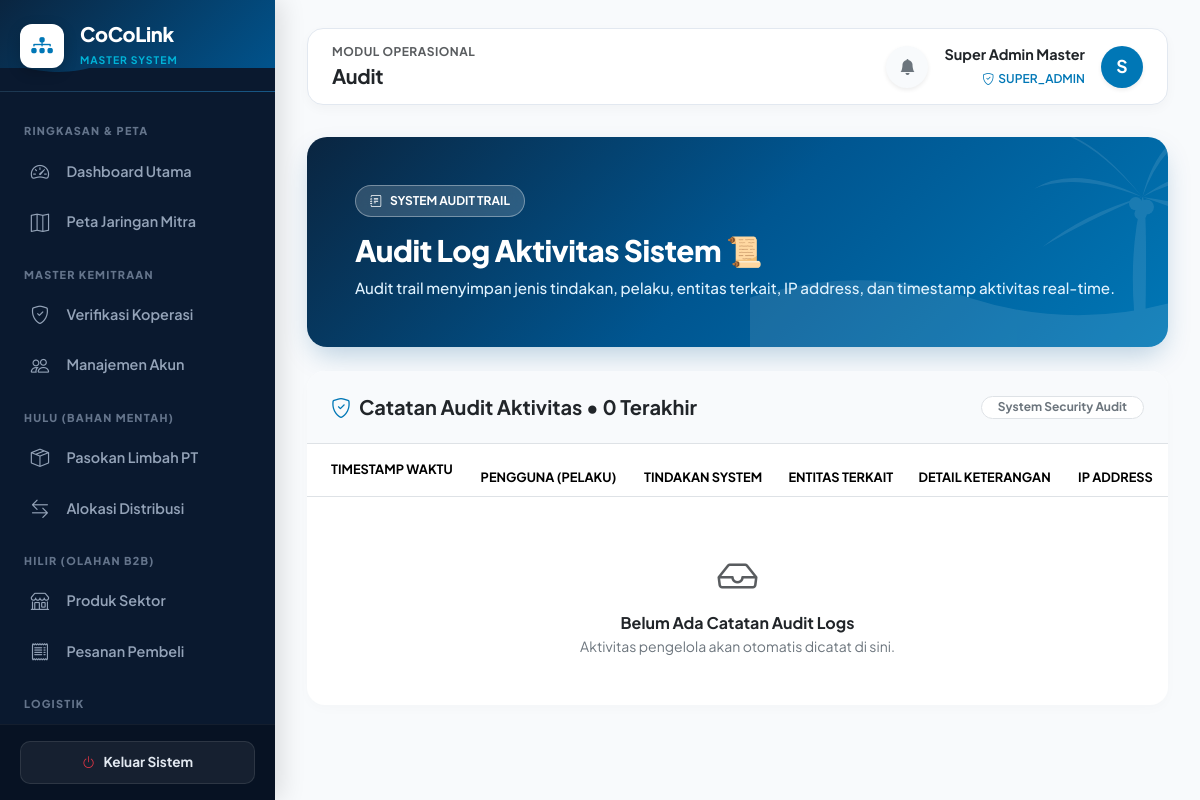
The app's page /index.php?page=audit (signed in) with its own data.
### tables this page shows
CREATE TABLE `users` (
  `id` int(11) NOT NULL,
  `name` varchar(255) NOT NULL,
  `email` varchar(191) NOT NULL,
  `password` varchar(255) NOT NULL,
  `role` enum('super_admin','induk','supplier','coop','buyer','driver') NOT NULL,
  `supplier_id` int(11) DEFAULT NULL,
  `coop_id` int(11) DEFAULT NULL,
  `buyer_id` int(11) DEFAULT NULL,
  `is_active` tinyint(1) DEFAULT 1,
  `created_at` datetime DEFAULT current_timestamp()
);

### app/views/pages.php (called while the page is built, shortened)
<?php
require_once __DIR__ . '/pages/audit.php';
function render_page(string $page, array $u): void {
    render_layout($page, $u, function() use ($page, $u) {
        try {
            match ($page) {
                'dashboard'    => page_dashboard($u),
                'verification' => page_verification($u),
                'accounts'     => page_accounts($u),
                'batches'      => page_batches($u),
                'allocations'  => page_allocations($u),
                'products'     => page_products($u),
                'catalog'      => page_catalog($u),
                'orders'       => page_orders($u),
                'shipments'    => page_shipments($u),
                'maps'         => page_maps($u),
                'reports'      => page_reports(),
                'audit'        => page_audit($u),
                default        => page_dashboard($u)
            };
        } catch (Throwable $e) {
            echo '<div class="alert alert-danger border-0 shadow-sm rounded-4 p-4 my-3">';
            echo '  <div class="d-flex align-items-center gap-2 mb-2">';
            echo '    <i class="bi bi-exclamation-octagon-fill fs-4 text-danger"></i>';
            echo '    <h5 class="fw-bold mb-0 text-dark">Terjadi Kesalahan Database / Sistem</h5>';
            echo '  </div>';
            echo '  <p class="mb-0 text-secondary small" style="font-family: monospace;">' . e($e->getMessage()) . '</p>';
            echo '</div>';
        }
    });
}

### index.php (called while the page is built, shortened)
<?php
require __DIR__ . '/app/bootstrap.php';
require __DIR__ . '/app/actions.php';
require __DIR__ . '/app/views/layout.php';
require __DIR__ . '/app/views/pages.php';
try {
    $u = current_user();
    $page = trim((string)($_GET['page'] ?? 'dashboard'));
    match ($page) {
        'dashboard'    => true,
        'maps'         => true,
        'verification' => must_role(['super_admin', 'induk', 'supplier']),
        'accounts'     => must_role(['super_admin', 'induk', 'supplier']),
        'batches'      => must_role(['super_admin', 'induk', 'supplier']),
        'allocations'  => must_role(['super_admin', 'induk', 'supplier', 'coop']),
        'products'     => must_role(['super_admin', 'induk', 'supplier', 'coop']),
        'catalog'      => must_role(['buyer']),
        'orders'       => must_role(['super_admin', 'induk', 'supplier', 'coop', 'buyer']),
        'shipments'    => must_role(['super_admin', 'induk', 'supplier', 'coop', 'driver', 'buyer']),
        'reports'      => must_role(['super_admin', 'induk', 'supplier']),
        'audit'        => must_role(['super_admin']),
        default        => redirect('dashboard')
    };
    render_page($page, $u);
} catch (Throwable $e) {
    flash($e->getMessage(), 'danger');
    $u = current_user();
    if ($u) {
        render_page('dashboard', $u);
    } else {
        render_public('login');
    }
}

### app/bootstrap.php (called while the page is built, shortened)
<?php
$config = require __DIR__ . '/../config/config.php';
function db(): PDO {
    global $config;
    static $pdo = null;
    if ($pdo === null) {
        $pdo = new PDO(
            'mysql:host=' . $config['db_host'] . ';port=' . $config['db_port'] . ';dbname=' . $config['db_name'] . ';charset=utf8mb4',
            $config['db_user'],
            $config['db_password'],
            [
                PDO::ATTR_ERRMODE            => PDO::ERRMODE_EXCEPTION,
                PDO::ATTR_DEFAULT_FETCH_MODE => PDO::FETCH_ASSOC,
                PDO::ATTR_EMULATE_PREPARES   => false
            ]
        );
    }
    return $pdo;
}
function sql(string $query, array $params = []): PDOStatement {
    $st = db()->prepare($query);
    $st->execute($params);
    return $st;
}
function rows(string $query, array $params = []): array {
    return sql($query, $params)->fetchAll();
}
function one(string $query, array $params = []): ?array {
    $r = sql($query, $params)->fetch();
    return $r ?: null;
}
function e(mixed $v): string {
    return htmlspecialchars((string)($v ?? ''), ENT_QUOTES | ENT_SUBSTITUTE, 'UTF-8');
}
function app_base(): string {
    $dir = str_replace('\\', '/', dirname($_SERVER['SCRIPT_NAME'] ?? '/index.php'));
    return ($dir === '/' || $dir === '.') ? '' : rtrim($dir, '/');
}
function url(string $page = 'dashboard', array $args = []): string {
    return app_base() . '/index.php?' . http_build_query(array_merge(['page' => $page], $args));
}
function current_user(): ?array {
    $u = one('SELECT * FROM users WHERE id=?', [(int)$_SESSION['uid']]);
    return $u;
}
function user(): array {
    $u = current_user();
    return $u;
}
function must_role(array $roles): array {
    $u = user();
    return $u;
}
?>

### app/views/pages/audit.php (the view, shortened to what this page needs)
<?php
function page_audit(array $u = []): void {
    $logs = rows('SELECT l.*, u.name AS user_name FROM audit_logs l LEFT JOIN users u ON u.id=l.user_id ORDER BY l.id DESC LIMIT 250');
    $totalLogs = count($logs);
?>
<div class="audit-page-container">
    <div class="card border-0 mb-4 ocean-banner-card">
        <div class="banner-silhouette-bg">
        </div>
        <div class="card-body p-4 p-md-5 position-relative" style="z-index: 1;">
            <div class="d-flex justify-content-between align-items-center flex-wrap gap-3">
                <div>
                    <div class="role-badge-crisp mb-3"><i class="bi bi-journal-text"></i> SYSTEM AUDIT TRAIL</div>
                    <h2 class="banner-title mb-2">Audit Log Aktivitas Sistem 📜</h2>
                    <p class="banner-subtitle mb-0">Audit trail menyimpan jenis tindakan, pelaku, entitas terkait, IP address, dan timestamp aktivitas real-time.</p>
                </div>
            </div>
        </div>
    </div>
    <div class="card border-0 section-card overflow-hidden">
        <div class="card-body p-0">
            <div class="p-4 border-bottom d-flex justify-content-between align-items-center flex-wrap gap-2" style="background:#F8FAFC;">
                <h5 class="fw-bold mb-0 text-dark"><i class="bi bi-shield-check me-2" style="color:#0077B6"></i>Catatan Audit Aktivitas &bull; <?= $totalLogs ?> Terakhir</h5>
                <span class="badge bg-white text-secondary border px-3 py-1.5 rounded-pill small">System Security Audit</span>
            </div>
            <div class="table-responsive">
                <table class="table table-hover align-middle mb-0">
                    <thead style="background:#F1F5F9; font-size:0.8rem; color:#475569; text-transform:uppercase;">
                        <tr>
                            <th class="ps-4 py-3">Timestamp Waktu</th>
                            <th>Pengguna (Pelaku)</th>
                            <th>Tindakan System</th>
                            <th>Entitas Terkait</th>
                            <th>Detail Keterangan</th>
                            <th>IP Address</th>
                        </tr>
                    </thead>
                </table>
                <?php if (!$logs): ?>
                    <div class="p-5 text-center">
                        <i class="bi bi-inbox fs-1 text-muted d-block mb-2"></i>
                        <h6 class="fw-bold text-dark mb-1">Belum Ada Catatan Audit Logs</h6>
                        <p class="text-secondary small mb-0">Aktivitas pengelola akan otomatis dicatat di sini.</p>
                    </div>
                <?php endif; ?>
            </div>
        </div>
    </div>
</div>
<?php } ?>

### app/views/layout.php (shortened to what this page needs)
<?php
function render_layout(string $page, array $u, callable $contentRenderer): void {
    $menuGroups = [
        'Ringkasan & Peta' => [
            'dashboard'    => ['label' => 'Dashboard Utama', 'icon' => 'bi-speedometer2', 'roles' => ['super_admin', 'induk', 'supplier', 'coop', 'buyer', 'driver']],
            'maps'         => ['label' => 'Peta Jaringan Mitra', 'icon' => 'bi-map', 'roles' => ['super_admin', 'induk', 'supplier', 'coop', 'buyer', 'driver']],
        ],
        'Master Kemitraan' => [
            'verification' => ['label' => 'Verifikasi Koperasi', 'icon' => 'bi-shield-check', 'roles' => ['super_admin', 'induk', 'supplier']],
            'accounts'     => ['label' => 'Manajemen Akun', 'icon' => 'bi-people', 'roles' => ['super_admin', 'induk', 'supplier']],
        ],
        'Hulu (Bahan Mentah)' => [
            'batches'      => ['label' => 'Pasokan Limbah PT', 'icon' => 'bi-box-seam', 'roles' => ['super_admin', 'induk', 'supplier']],
            'allocations'  => ['label' => 'Alokasi Distribusi', 'icon' => 'bi-arrow-left-right', 'roles' => ['super_admin', 'induk', 'supplier', 'coop']],
        ],
        'Hilir (Olahan B2B)' => [
            'products'     => ['label' => 'Produk Sektor', 'icon' => 'bi-shop', 'roles' => ['super_admin', 'induk', 'supplier', 'coop']],
            'catalog'      => ['label' => 'Katalog Industri', 'icon' => 'bi-cart-check', 'roles' => ['buyer']],
            'orders'       => ['label' => 'Pesanan Pembeli', 'icon' => 'bi-receipt', 'roles' => ['super_admin', 'induk', 'supplier', 'coop', 'buyer']],
        ],
        'Logistik' => [
            'shipments'    => ['label' => 'Tracking Armada', 'icon' => 'bi-truck', 'roles' => ['super_admin', 'induk', 'supplier', 'coop', 'driver', 'buyer']],
        ],
        'Sistem Utama' => [
            'reports'      => ['label' => 'Laporan Lanjutan', 'icon' => 'bi-file-earmark-bar-graph', 'roles' => ['super_admin']],
            'audit'        => ['label' => 'Audit Log Aktivitas', 'icon' => 'bi-journal-text', 'roles' => ['super_admin']],
        ]
    ];
?>
<!doctype html>
<html lang="id">
<head>
    <link href="https://cdn.jsdelivr.net/npm/bootstrap@5.3.2/dist/css/bootstrap.min.css" rel="stylesheet">
    <link rel="stylesheet" href="https://cdn.jsdelivr.net/npm/bootstrap-icons@1.11.2/font/bootstrap-icons.min.css">
</head>
<body>
<div class="wrapper">
    <aside class="sidebar" id="sidebar">
        <div class="sidebar-brand d-flex align-items-center gap-3">
            <div class="logo-box">
                <div class="logo-fallback" style="display:none;">
                    <i class="bi bi-diagram-3-fill"></i>
                </div>
            </div>
            <div style="position:relative; z-index:2;">
                <h5 class="fw-extrabold text-white mb-0" style="letter-spacing: -0.3px; font-weight:800;">CoCoLink</h5>
                <small style="color: var(--ocean-accent); font-size: 0.65rem; letter-spacing:1px; font-weight:700;">
                    <?= ($u['role'] ?? '') === 'super_admin' ? 'MASTER SYSTEM' : 'WORKSPACE B2B' ?>
                </small>
            </div>
        </div>
        <nav class="sidebar-scroll" id="sidebarNav">
            <?php foreach ($menuGroups as $groupName => $items): ?>
                <?php
                    $hasAccess = false;
                    foreach ($items as $item) {
                        if (in_array(($u['role'] ?? ''), $item['roles'], true)) {
                            $hasAccess = true;
                            break;
                        }
                    }
                ?>
                <?php if ($hasAccess): ?>
                    <div class="sidebar-heading text-uppercase"><?= e($groupName) ?></div>
                    <?php foreach ($items as $key => $item): ?>
                        <?php if (in_array(($u['role'] ?? ''), $item['roles'], true)): ?>
                            <a href="<?= url($key) ?>" class="nav-link-coco <?= $page === $key ? 'active' : '' ?>">
                                <i class="bi <?= $item['icon'] ?> nav-icon"></i>
                                <span><?= e($item['label']) ?></span>
                            </a>
                        <?php endif; ?>
                    <?php endforeach; ?>
                <?php endif; ?>
            <?php endforeach; ?>
        </nav>
        <div class="sidebar-footer">
            <form method="post" action="<?= url('login') ?>">
                <button type="submit" class="btn-logout-coco">
                    <i class="bi bi-power text-danger"></i>
                    <span>Keluar Sistem</span>
                </button>
            </form>
        </div>
    </aside>
    <main class="main-content">
        <header class="top-navbar d-flex justify-content-between align-items-center">
            <div class="d-flex align-items-center gap-3">
                <div class="d-none d-sm-block">
                    <div class="text-muted" style="font-size:0.75rem; font-weight:700; letter-spacing:0.5px;">MODUL OPERASIONAL</div>
                    <strong class="text-dark fs-5 capitalize" style="letter-spacing:-0.3px;"><?= e(ucwords(str_replace('_', ' ', $page))) ?></strong>
                </div>
            </div>
            <div class="d-flex align-items-center gap-2 gap-md-3">
                <div class="dropdown">
                    <button class="btn btn-light position-relative rounded-circle p-2 border-0 shadow-sm" type="button" data-bs-toggle="dropdown" aria-expanded="false" style="width: 42px; height: 42px; background: #F8FAFC;">
                        <i class="bi bi-bell-fill text-secondary fs-6"></i>
                    </button>
                </div>
                <div class="d-none d-md-block text-end">
                    <div class="fw-bold text-dark" style="font-size:0.9rem;"><?= e($u['name'] ?? 'User') ?></div>
                    <span class="fw-semibold" style="font-size:0.75rem; color:var(--ocean-primary);"><i class="bi bi-shield-check me-1"></i><?= e(strtoupper($u['role'] ?? 'GUEST')) ?></span>
                </div>
                <div class="text-white rounded-circle d-flex justify-content-center align-items-center fw-bold shadow-sm" style="width:42px; height:42px; font-size:1.1rem; background: var(--ocean-primary);">
                    <?= strtoupper(substr(($u['name'] ?? 'U'), 0, 1)) ?>
                </div>
            </div>
        </header>
        <?php $contentRenderer(); ?>
    </main>
</div>
</body>
</html>
<?php
}

### records on screen
users: name "Super Admin Master", role "SUPER_ADMIN", name "S"

### other values on screen
$groupName "RINGKASAN & PETA"
$item['label'] "Dashboard Utama"
$item['label'] "Peta Jaringan Mitra"
$groupName "MASTER KEMITRAAN"
$item['label'] "Verifikasi Koperasi"
$item['label'] "Manajemen Akun"
$groupName "HULU (BAHAN MENTAH)"
$item['label'] "Pasokan Limbah PT"
$item['label'] "Alokasi Distribusi"
$groupName "HILIR (OLAHAN B2B)"
$item['label'] "Produk Sektor"
$item['label'] "Pesanan Pembeli"
$groupName "LOGISTIK"
str_replace('_', ' ', $page) "Audit"
$totalLogs "0"
